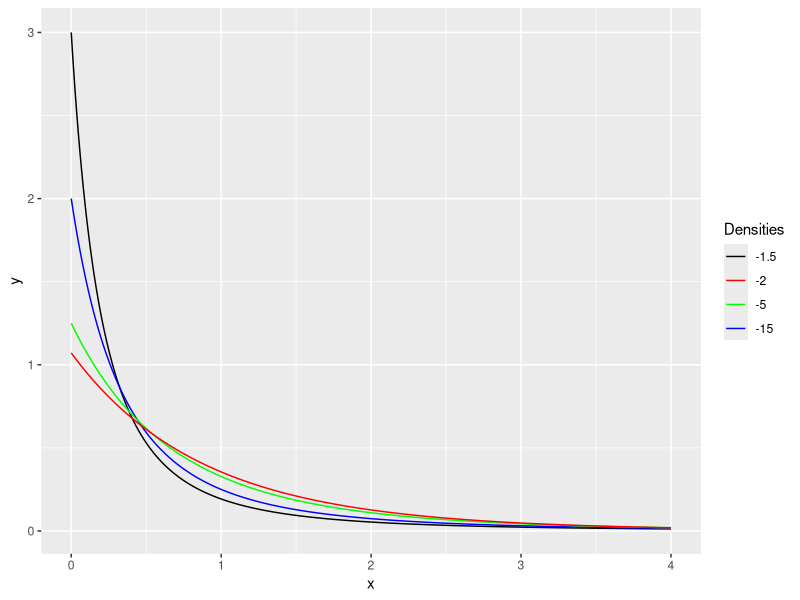
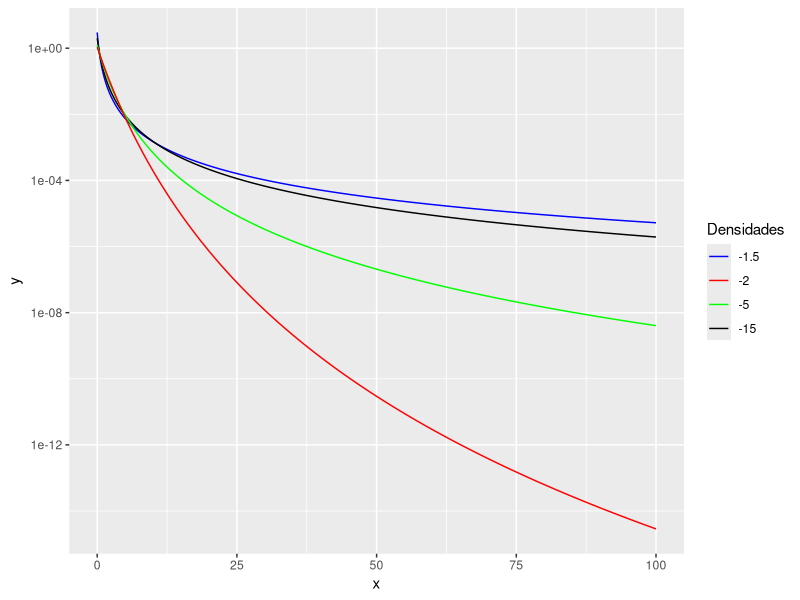

Write the R code that produced these figures, in order.
# Version 1: from scratch
dGI0 <- function(z, p_alpha, p_gamma, p_Looks, log=FALSE) {
  
  if(log==TRUE) {
    return(
      (p_Looks*log(p_Looks) + lgamma(p_Looks-p_alpha) + (p_Looks-1)*log(z) ) - 
        (p_alpha*log(p_gamma) + lgamma(-p_alpha) + lgamma(p_Looks) + 
           (p_Looks-p_alpha)*log(p_gamma + z*p_Looks) ) 
    )   
  }
  else { return( 
    ( p_Looks^p_Looks * gamma(p_Looks-p_alpha) * z^(p_Looks-1) ) / 
      (p_gamma^p_alpha * gamma(-p_alpha) * gamma(p_Looks) * (p_gamma + z*p_Looks)^(p_Looks-p_alpha)) 
  )
  }
}


require(ggplot2)
require(ggthemes)

# Densidades de la GI0(a, g*, 1)

# Los gráficos están raros :-()

ggplot(data.frame(x=0), aes(x=x)) +
  stat_function(fun=dGI0, args=list(-1.5, 0.5, 1), n=1000, aes(colour="black")) + 
  stat_function(fun=dGI0, args=list(-2.0, 1.0, 1), n=1000, aes(colour="red")) +
  stat_function(fun=dGI0, args=list(-5.0, 4.0, 1), n=1000, aes(colour="green")) +
  stat_function(fun=dGI0, args=list(-15.0, 14, 1), n=1000, aes(colour="blue")) +
  xlim(0,4) +
  scale_color_manual(name = "Densities",
                     values = c("black", "red", "green", "blue"), # Color specification
                     labels = c("-1.5", "-2", "-5", "-15"))

ggplot(data.frame(x=0), aes(x=x)) +
  stat_function(fun=dGI0, args=list(-1.5, .5, 1), n=1000, aes(colour="black")) + 
  stat_function(fun=dGI0, args=list(-2, 1, 1), n=1000, aes(colour="red")) +
  stat_function(fun=dGI0, args=list(-5, 4, 1), n=1000, aes(colour="green")) +
  stat_function(fun=dGI0, args=list(-15, 14, 1), n=1000, aes(colour="blue")) +
  scale_y_log10() +
  xlim(0,100) +
  scale_color_manual(name = "Densidades",
                   values = c("blue", "red", "green", "black"), # Color specification
                   labels = c("-1.5", "-2", "-5", "-15"))
